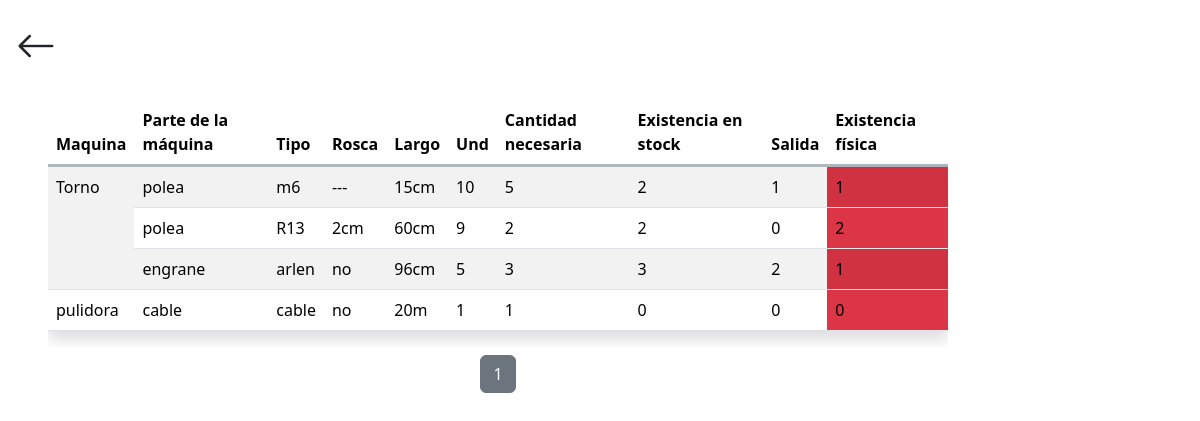
Before: /repuesto/alertas_repuesto/ with the older database file.
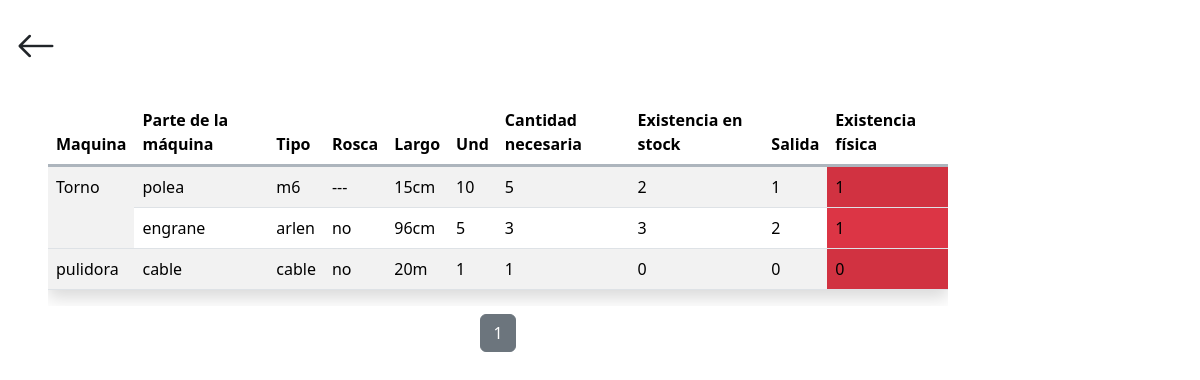
After: the same page with the newer database file.
### app/mUP_repuesto/models.py (models this page shows, shortened)
class Maquina(models.Model):
    nombre = models.CharField(max_length=100, null=False, blank=False)
    class Meta:
        indexes = [
            models.Index(fields=['nombre']),
        ]

class Inventario(models.Model):
    parte = models.ForeignKey(Parte, on_delete=models.CASCADE)
    tipo = models.CharField(max_length=50, null=False, blank=False, default="")
    rosca = models.CharField(max_length=50, null=False, blank=False, default="")
    largo = models.CharField(max_length=50, null=False, blank=False, default="")
    und = models.CharField(max_length=50, null=False, blank=False, default="")
    cantidad_necesaria = models.IntegerField(null=False, blank=False)
    existencia_stock = models.IntegerField(null=False, blank=False)
    salida = models.IntegerField(null=False, blank=False)
    class Meta:
        indexes = [
            models.Index(fields=['parte']),
        ]

class Parte(models.Model):
    maquina = models.ForeignKey(Maquina, on_delete=models.CASCADE)
    nombre = models.CharField(max_length=50, null=False, blank=False)
    image = models.ImageField(upload_to="repuesto/image", null=False, blank=False, default=None)
    class Meta:
        indexes = [
            models.Index(fields=['nombre']),
            models.Index(fields=['maquina']),
        ]

### app/mUP_repuesto/views.py (the view)
# urls.py: path('alertas_repuesto/', views.alerta_repuesto, name='alerta_repuesto'),
def alerta_repuesto(request):
    inventarios_list = Inventario.objects.annotate(existencia_fisica=F('existencia_stock') - F('salida')).filter(existencia_fisica__lte=2)
    page = request.GET.get('page', 1)
    paginator = Paginator(inventarios_list, 10)  # 10 inventarios por página
    try:
        inventarios = paginator.page(page)
    except PageNotAnInteger:
        inventarios = paginator.page(1)
    except EmptyPage:
        inventarios = paginator.page(paginator.num_pages)
    context = {
        'inventarios': inventarios
    }
    return render(request, 'mUP_repuesto/alerta.html', context)

### templates/mUP_repuesto/alerta.html (shortened to what this page needs)
{% extends "layout/base.html" %}
{% block 'content' %}
<div class="container">
    <div class="d-flex p-3 justify-content-between">
        <a class="text-decoration-none text-dark flecha-atras" href="{% url "repuesto_maquina" %}">
            <i class="bi bi-arrow-left fs-1"></i>
        </a>
    </div>
    <div class="mt-2 ps-5 pe-5">
        <div class="table-responsive">
        <table class="table table-striped shadow">
            <thead>
                <tr class="border border-end-0 border-start-0 border-top-0 border-3 border-dark-subtle">
                    <th>Maquina</th>
                    <th>Parte de la máquina</th>
                    <th>Tipo</th>
                    <th>Rosca</th>
                    <th>Largo</th>
                    <th>Und</th>
                    <th>Cantidad necesaria</th>
                    <th>Existencia en stock</th>
                    <th>Salida</th>
                    <th>Existencia física</th>
                </tr>
            </thead>
            <tbody>
                {% regroup inventarios by parte.maquina.nombre as maquina_list %}
                {% for maquina in maquina_list %}
                    <tr>
                        <td rowspan="{{ maquina.list|length }}">{{ maquina.grouper }}</td>
                        {% for inventario in maquina.list %}
                            <td>{{ inventario.parte.nombre }}</td>
                            <td>{{ inventario.tipo }}</td>
                            <td>{{ inventario.rosca }}</td>
                            <td>{{ inventario.largo }}</td>
                            <td>{{ inventario.und }}</td>
                            <td>{{ inventario.cantidad_necesaria }}</td>
                            <td>{{ inventario.existencia_stock }}</td>
                            <td>{{ inventario.salida }}</td>
                            {% if inventario.existencia_fisica <= 2 %}
                                <td class="bg-danger">{{ inventario.existencia_fisica }}</td>
                            {% else %}
                                <td class="">{{ inventario.existencia_fisica }}</td>
                            {% endif %}
                        </tr>
                        {% endfor %}
                {% endfor %}
            </tbody>
        </table>
        </div>
    </div>
    <div class="pagination mt-2 justify-content-center">
        <nav aria-label="Page navigation">
            <ul class="pagination justify-content-center">
                {% for num in inventarios.paginator.page_range %}
                <li class="page-item {% if inventarios.number == num %}active{% endif %}">
                    <a class="page-link" href="?page={{ num }}{% if request.GET.search %}&search={{ request.GET.search }}{% endif %}">{{ num }}</a>
                </li>
                {% endfor %}
            </ul>
        </nav>
    </div>
</div>
{% endblock %}

### templates/layout/base.html (shortened to what this page needs)
{% load static %}
<!DOCTYPE html>
<html lang="es">
<head>
    <link rel="stylesheet" href="https://cdn.jsdelivr.net/npm/bootstrap-icons@1.10.3/font/bootstrap-icons.css">
    <link rel="stylesheet" href="{% static "css/bootstrap.css" %}">
    <link rel="stylesheet" href="{% static "css/style.css" %}">
</head>
<body class="" id="page-top">
    <main>
        <div class="row">
            <div class="col-12 col-md-10 m-0 p-0">
                {% block 'content' %}{% endblock %}
            </div>
    </main>
</body>
</html>

### static/css/style.css (style rules this page uses)
:root { --color-primary: #6c757d; --color-secondary: #212529; --color-tertiary: #f8f9fa; --body: #ffffff; --footer: #aaadaf; }
* { margin: 0; padding: 0; box-sizing: border-box; }
body { background-color: var(--body); }
ul { list-style-type: none; }

Changed rows visible on the page:
no longer on this page (row edited): Inventario: parte.nombre "polea", tipo "R13", rosca "2cm", largo "60cm", und "9", cantidad_necesaria "2", existencia_stock "2", salida "0", existencia_fisica "2", shown under "Torno"
